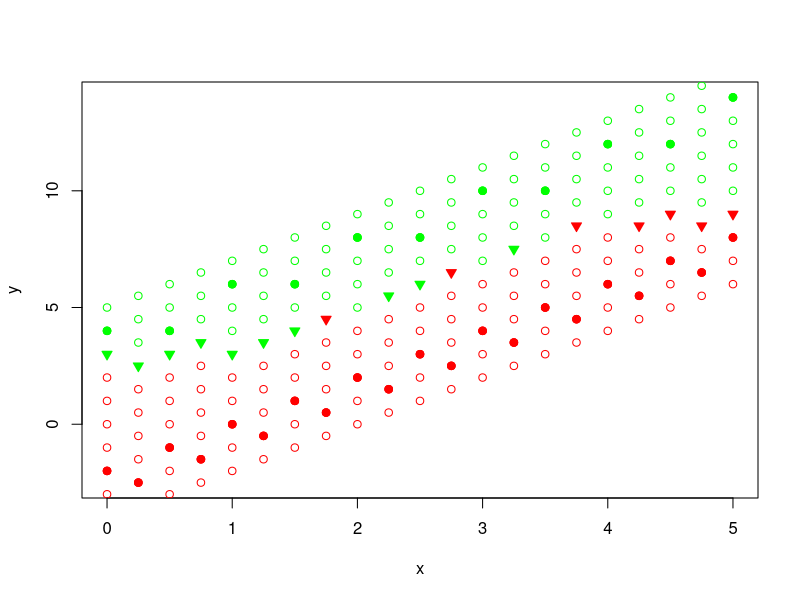

This chart was generated by the following R code:
# euclid distance
dist <- function(a, b) {
  return (sqrt(sum( (a - b) ^ 2)))
}

# kNN algo
knn <- function(dat, p, k = c(6)) {
  # calculate distances to each node in data
  dists <- vector("list", length(dat[[1]]))
  for (i in 1:length(dat[[1]])) {
    dists[[i]] <- dist(dat[i,][1:2], p)
  }
  
  # add distance to initial data
  dat <- data.frame(dat, "Distance" = unlist(dists))
  # sort data by distance
  dat <- dat[order(dat$Distance),]

  res <- list()  
  for (i in seq(length(k))) {
    # take first k values from data
    datK <- head(dat, k[i])
    # count occurances of each group
    occs <- summary(datK$Species)
    # most occuring group  
    res[i] <- names(sort(occs, decreasing = TRUE))[1]
  }
  
  return (unlist(res))
}

# Perform LOOCV on 'algo' with 'dat' 
loocv1 <- function(dat, algo, k) {
  l <- length(dat[[1]])
  correct <- rep(0, length(k))
  
  for (i in seq(l)) {
    trainData <- dat[-i, ]
    control <- dat[i, ]
    
    res <- algo(trainData, control[1:2], k)
    correct <- correct + (res != control$Species)
  }
  
  return (correct/l)
}

# plot LOO(k)
looFromK <- function(dat, algo, k) {
  res <- loocv1(dat, algo, k)
  lfromk <- data.frame("k"=k, "LOO"=res)
  plot(lfromk, type="l", main="График зависимости LOO(k)")
  
  # best k with lowest Q
  m = lfromk[which.min(lfromk$LOO),]
  points(m, pch=21, bg="green")
  
  text(m[["k"]], m[["LOO"]], adj=c(0,-1), sprintf("(%i; %.3f)", m[["k"]], m[["LOO"]]))
  
  return (m)
}

# kwNN algo
kwnn <- function(dat, p, k=c(6), q = c(1)) {
  # calculate distances to each node in data
  dists <- vector("list", length(dat[[1]]))
  for (i in 1:length(dat[[1]])) {
    dists[[i]] <- dist(dat[i,][1:2], p)
  }
  
  # add distance to initial data
  dat <- data.frame(dat, "Distance" = unlist(dists))
  # sort data by distance
  dat <- dat[order(dat$Distance),]
  
  lk <- length(k)
  lq <- length(q)
  # result matrix with k values as rows
  # and q values as columns
  # matrix values are classification result 
  res <- array(0, c(lq, lk))
  for (iq in seq(lq)) {
    w <- q[iq]
    
    for (ik in seq(lk)) {
      kv <- k[ik]
      # how much p is close to each class
      freq <- as.list(rep(0, length(levels(dat$Species))))
      names(freq) = levels(dat$Species)
      
      for (j in seq(kv)) {
        e <- dat[j,]
        freq[[e$Species]] <- freq[[e$Species]] + w ^ j
      }

      res[iq, ik] <- names(sort(unlist(freq), decreasing = TRUE))[1]
    }
  }
  
  return (res)
}

# Perform LOOCV on 'algo' with 'dat' 
loocv2 <- function(dat, algo, k, q) {
  l <- length(dat[[1]])
  correct <- array(0, c(length(q), length(k)))
  
  for (i in seq(l)) {
    trainData <- dat[-i, ]
    control <- dat[i, ]
    
    res <- algo(trainData, control[1:2], k=k, q=q)
    correct <- correct + (res != control$Species)
  }
  
  return (correct/l)
}

# plot LOO(k)
looFromW <- function(dat, algo, k, q) {
  res <- loocv2(dat, algo, k, q)
  print(res)
  
  lk <- length(k)
  lq <- length(q)
  kq <- array(0, lk*lq)
  val <- array(0, lk*lq)
  
  for (i in seq(lk)) {
    for (j in seq(lq)) {
      kq[(i-1)*lq +j] <- k[i] + q[j]
      val[(i-1)*lq +j] <- res[j,i]
    }
  }
  
  lfromkq <- data.frame("qk"=kq, "LOO"=val,
                        "k"=unlist(lapply(k, function(x){rep(x, lq)})),
                        "q"=rep(q, lk))
  print(lfromkq)
  plot(lfromkq[1:2], type="l", main="График зависимости LOO(k, q)")
  
  # best k with lowest Q
  m = lfromkq[which.min(lfromkq$LOO),]
  points(m, pch=21, bg="green")
  
  text(m[["qk"]], m[["LOO"]], adj=c(0,-1), sprintf("(%i %.2f; %.3f)", m[["k"]], m[["q"]], m[["LOO"]]))
  
  return (m)
}

# example of usage
demo <- function(algo, title) {
  # get data and plot it
  dat <- iris[3:5]
  colors <- c("setosa" = "red", "versicolor" = "green", "virginica" = "blue")
  plot(dat[1:2], pch = 21, col = colors[dat$Species], bg = colors[dat$Species], main=title)
  
  # classification map
  for (i in seq(1.0, 7.0, 0.1)) {
    for (j in seq(0.1, 2.5, 0.1)) {
      cl <- algo(dat, c(i, j))
      points(i, j, pch = 21, col = colors[cl])
    }
  }
  
  points(dat[1:2], pch = 21, col = colors[dat$Species], bg = colors[dat$Species], main=title)
}

proof <- function() {
  a1 <- seq(0, 5, 0.5)
  b1 <- unlist(lapply(a1, function(x) { 2*x - 2 }))
  a2 <- seq(0.25, 5, 0.5)
  b2 <- unlist(lapply(a2, function(x) { 2*x - 3 }))
  a <- c(a1, a2)
  b <- c(b1, b2)
  
  c1 <- seq(0, 5, 1)
  d1 <- unlist(lapply(c1, function(x) { 2*x + 4 }))
  c2 <- seq(0.5, 5, 1)
  d2 <- unlist(lapply(c2, function(x) { 2*x + 3 }))
  a <- c(a, c1, c2)
  b <- c(b, d1, d2)
  
  colors <- factor(c(rep("red", 21), rep("green", 11)))
  cn <- levels(colors)
  df <- data.frame(x=a, y=b, Species=colors)
  plot(df[1:2], pch=21, bg=cn[df$Species], col=cn[df$Species])

  for (i in seq(0, 5, 0.25)) {
    for (j in seq(-4, 5, 1)) {
      p <- c(i, j + 2*i)
      res1 <- knn(df, p)
      res2 <- kwnn(df, p, q=c(0.5))
      if (res1 != res2) {
        points(p[1], p[2], pch=25, col=res2, bg=res2)
      }
      else
      {
        points(p[1], p[2], pch=21, col=res1)
      }
    }
  }
  
  points(df[1:2], pch=21, bg=cn[df$Species], col=cn[df$Species])
}

#demo(knn, "Карта классификации kNN")
#demo(kwnn, "Карта классификации kwNN")

#res <- knn(iris[3:5], c(5, 1.5))
#print(res)

#res <- loocv1(iris[3:5], knn, k=1:150)
#print(res)

#res <- looFromK(iris[3:5], knn, 1:150)
#print(res)

#res <- kwnn(iris[3:5], c(5, 1.5), w=c(0.5, 0.6))
#print(res)

#res <- loocv2(iris[3:5], kwnn, k=5:10, q=seq(0.05, 1, 0.05))
#print(res)

#res <- looFromW(iris[3:5], kwnn, k=5:10, q=seq(0.1, 1, 0.05))
#print(res)

proof()
